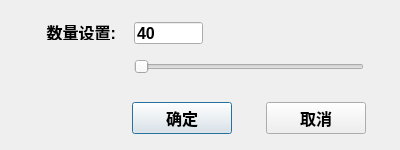
<?xml version="1.0" encoding="UTF-8"?>
<ui version="4.0">
 <class>DialogSet</class>
 <widget class="QDialog" name="DialogSet">
  <property name="geometry">
   <rect>
    <x>0</x>
    <y>0</y>
    <width>400</width>
    <height>150</height>
   </rect>
  </property>
  <property name="font">
   <font>
    <pointsize>12</pointsize>
    <bold>true</bold>
   </font>
  </property>
  <property name="windowTitle">
   <string>单次数量设置</string>
  </property>
  <widget class="QLabel" name="label">
   <property name="geometry">
    <rect>
     <x>18</x>
     <y>24</y>
     <width>98</width>
     <height>16</height>
    </rect>
   </property>
   <property name="text">
    <string>数量设置:</string>
   </property>
   <property name="alignment">
    <set>Qt::AlignmentFlag::AlignRight|Qt::AlignmentFlag::AlignTrailing|Qt::AlignmentFlag::AlignVCenter</set>
   </property>
  </widget>
  <widget class="QLineEdit" name="lineEdit">
   <property name="geometry">
    <rect>
     <x>134</x>
     <y>22</y>
     <width>69</width>
     <height>22</height>
    </rect>
   </property>
   <property name="text">
    <string>40</string>
   </property>
   <property name="maxLength">
    <number>5</number>
   </property>
  </widget>
  <widget class="QSlider" name="horizontalSlider">
   <property name="geometry">
    <rect>
     <x>134</x>
     <y>56</y>
     <width>230</width>
     <height>22</height>
    </rect>
   </property>
   <property name="minimum">
    <number>10</number>
   </property>
   <property name="maximum">
    <number>200</number>
   </property>
   <property name="singleStep">
    <number>10</number>
   </property>
   <property name="orientation">
    <enum>Qt::Orientation::Horizontal</enum>
   </property>
  </widget>
  <widget class="QPushButton" name="pushButtonOK">
   <property name="geometry">
    <rect>
     <x>132</x>
     <y>102</y>
     <width>100</width>
     <height>32</height>
    </rect>
   </property>
   <property name="text">
    <string>确定</string>
   </property>
  </widget>
  <widget class="QPushButton" name="pushButtonCancel">
   <property name="geometry">
    <rect>
     <x>266</x>
     <y>102</y>
     <width>100</width>
     <height>32</height>
    </rect>
   </property>
   <property name="text">
    <string>取消</string>
   </property>
  </widget>
 </widget>
 <resources/>
 <connections/>
</ui>
